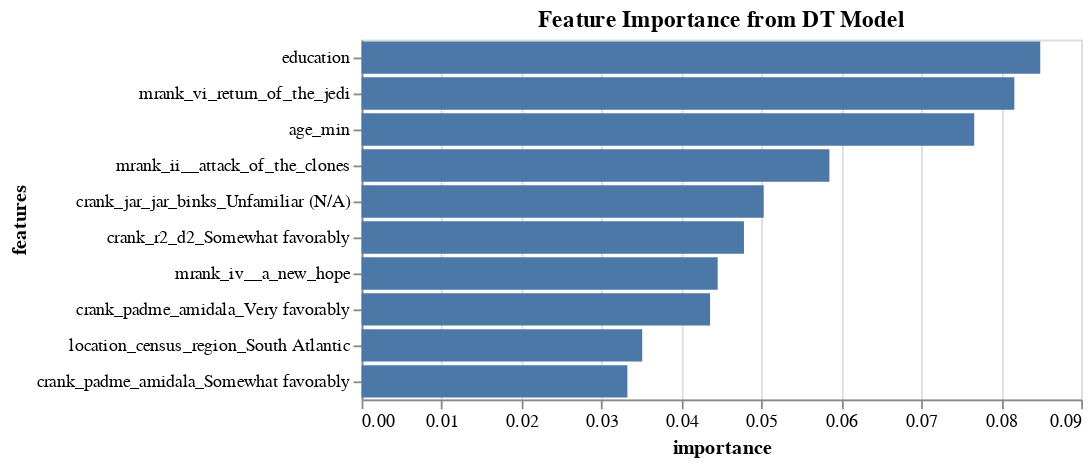

Write notebook code for a chart like this one.
### Code cell
char = (alt.Chart(feature_df.sort_values('importance', ascending = False).head(10))
    .mark_bar()
    .encode(
        x= 'importance:Q',
        y= alt.Y('features:N', sort='-x'),
        
        )
    .properties( title="Feature Importance from DT Model")
)

char

### Figure 1 — Vega-Lite specification as saved in the notebook (floating-point values rounded to 4 significant figures)
{"config": {"view": {"continuousWidth": 400, "continuousHeight": 300}}, "data": {"name": "data-27f09c5cef6aa32b51b0cba5f98ee183"}, "mark": "bar", "encoding": {"x": {"type": "quantitative", "field": "importance"}, "y": {"type": "nominal", "field": "features", "sort": "-x"}}, "title": "Feature Importance from DT Model", "$schema": "https://vega.github.io/schema/vega-lite/v4.8.1.json", "datasets": {"data-27f09c5cef6aa32b51b0cba5f98ee183": [{"index": 92, "features": "education", "importance": 0.08488}, {"index": 90, "features": "mrank_vi_return_of_the_jedi", "importance": 0.08164}, {"index": 91, "features": "age_min", "importance": 0.07662}, {"index": 86, "features": "mrank_ii__attack_of_the_clones", "importance": 0.05851}, {"index": 58, "features": "crank_jar_jar_binks_Unfamiliar (N/A)", "importance": 0.05029}, {"index": 51, "features": "crank_r2_d2_Somewhat favorably", "importance": 0.04782}, {"index": 88, "features": "mrank_iv__a_new_hope", "importance": 0.04454}, {"index": 64, "features": "crank_padme_amidala_Very favorably", "importance": 0.04358}, {"index": 82, "features": "location_census_region_South Atlantic", "importance": 0.03509}, {"index": 61, "features": "crank_padme_amidala_Somewhat favorably", "importance": 0.03324}]}}
